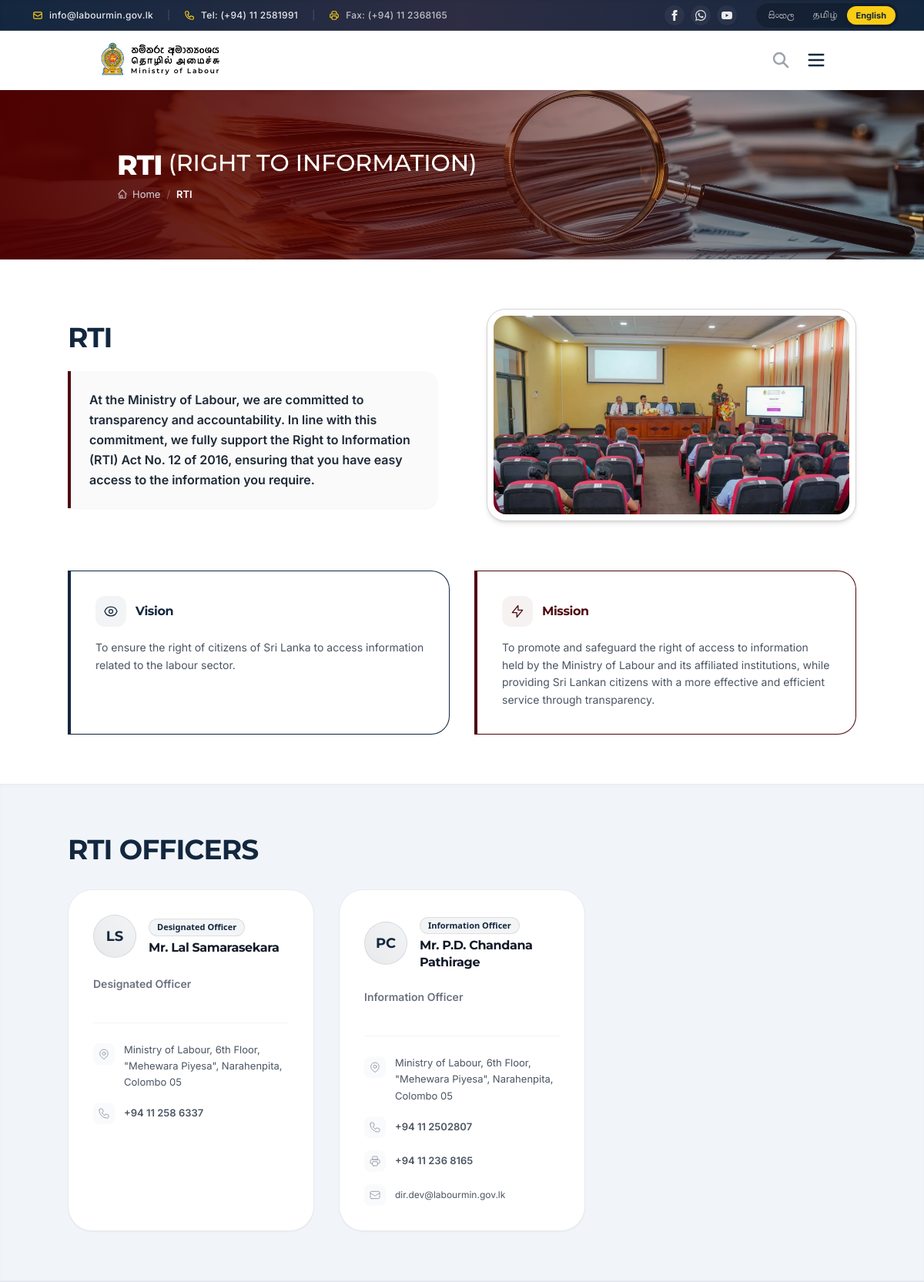
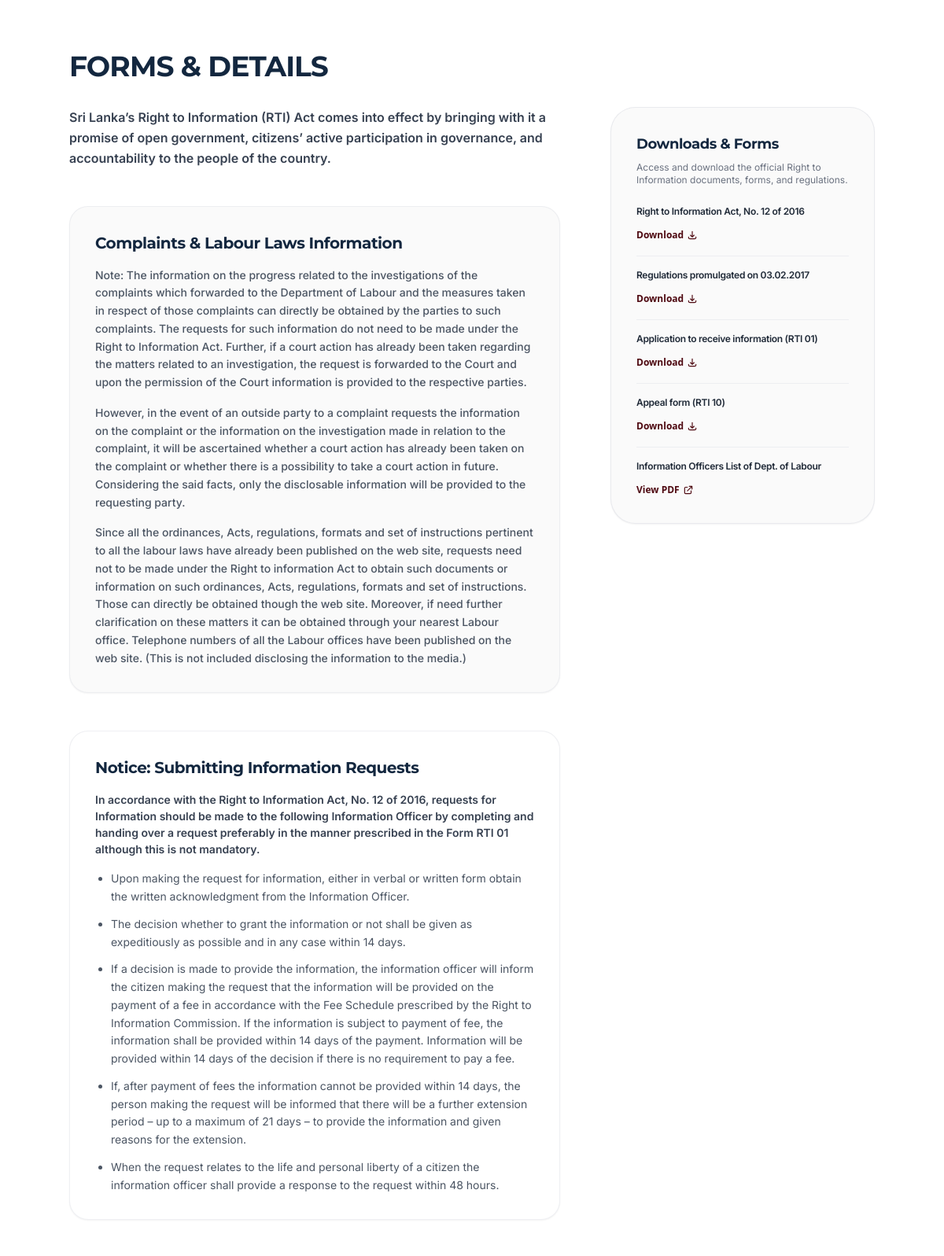
Screenshot of /rti.php (upper part) with the database file from the repository (2 pictures, top to bottom).
### tables this page shows
CREATE TABLE `officials` (
  `id` int(11) NOT NULL AUTO_INCREMENT,
  `category` enum('top','division') NOT NULL,
  `top_role` enum('minister','deputy_minister','secretary') DEFAULT NULL,
  `division_id` int(11) DEFAULT NULL,
  `title` varchar(150) NOT NULL,
  `title_si` varchar(255) DEFAULT NULL,
  `title_ta` varchar(255) DEFAULT NULL,
  `name` varchar(150) NOT NULL,
  `name_si` varchar(255) DEFAULT NULL,
  `name_ta` varchar(255) DEFAULT NULL,
  `email` varchar(150) DEFAULT NULL,
  `phone` varchar(50) DEFAULT NULL,
  `fax` varchar(50) DEFAULT NULL,
  `image_path` varchar(255) DEFAULT NULL,
  `sort_order` int(11) NOT NULL DEFAULT 0,
  `is_active` tinyint(1) NOT NULL DEFAULT 1,
  `created_at` timestamp NULL DEFAULT current_timestamp(),
  `updated_at` timestamp NULL DEFAULT current_timestamp() ON UPDATE current_timestamp(),
  PRIMARY KEY (`id`),
  KEY `division_id` (`division_id`),
  CONSTRAINT `officials_division_fk` FOREIGN KEY (`division_id`) REFERENCES `divisions` (`id`) ON DELETE SET NULL
);

### rti.php (the view, shortened to what the rows shown need)
<?php
require_once 'admin/includes/db.php';
$rti_division = $pdo->query("SELECT id FROM divisions WHERE slug = 'rti-officers'")->fetchColumn();
$rti_officers_raw = [];
if ($rti_division) {
    $stmt = $pdo->prepare("SELECT * FROM officials WHERE division_id = ? AND is_active = 1 ORDER BY sort_order ASC, id ASC");
    $stmt->execute([$rti_division]);
    $rti_officers_raw = $stmt->fetchAll(PDO::FETCH_ASSOC);
}
$officers_list = [
    'designated' => [],
    'information' => [],
    'central' => []
];
$ministry_address = [
    'en' => 'Ministry of Labour, 6th Floor, "Mehewara Piyesa", Narahenpita, Colombo 05',
    'si' => 'කම්කරු අමාත්‍යංශය, හයවන මහල, “මෙහෙවර පියෙස”, නාරාහේන්පිට, කොළඹ 05',
    'ta' => 'தொழில் அமைச்சு, 6வது மாடி, "மெஹெவர பியச", நாரஹேன்பிட்ட, கொழும்பு 05'
];
foreach ($rti_officers_raw as $officer) {
    $title_lower = strtolower($officer['title']);
    $type = 'information';
    if (strpos($title_lower, 'designated') !== false) {
        $type = 'designated';
    } elseif (strpos($title_lower, 'central') !== false) {
        $type = 'central';
    }
    $address = $ministry_address[$current_lang];
    $name = !empty($officer['name_' . $current_lang]) ? $officer['name_' . $current_lang] : $officer['name'];
    $designation = !empty($officer['title_' . $current_lang]) ? $officer['title_' . $current_lang] : $officer['title'];
    $officers_list[$type][] = [
        'name' => $name,
        'name_en' => $officer['name'],
        'designation' => $designation,
        'address' => $address,
        'tel' => $officer['phone'],
        'fax' => $officer['fax'],
        'email' => $officer['email'],
    ];
}
if (!function_exists('get_initials')) {
    function get_initials(string $name): string {
        $clean_name = preg_replace('/^(Mr\.|Mrs\.|Ms\.|Dr\.|Prof\.|Rev\.)\s+/i', '', $name);
        $words = explode(' ', trim($clean_name));
        $initials = '';
        foreach ($words as $w) {
            if (mb_strlen($w) > 0) {
                $initials .= mb_substr($w, 0, 1);
                if (mb_strlen($initials) >= 2) break;
            }
        }
        return mb_strtoupper($initials);
    }
}
include 'includes/header.php';
$page_title = 'RTI <span class="text-2xl md:text-3xl font-medium tracking-normal pb-1">' . t('rti_sub_title', '(Right to Information)') . '</span>';
include 'includes/sub-hero.php';
?>
<section class="py-12 md:py-16 px-4 md:px-16 bg-white overflow-hidden">
    <div class="container mx-auto">
        <div class="flex flex-col lg:flex-row gap-12 lg:gap-16 items-center mb-16">
            <div class="w-full lg:w-1/2" data-aos="fade-right">
                <h2 class="text-2xl sm:text-3xl md:text-4xl font-bold text-primary font-montserrat tracking-tight uppercase mb-6 notranslate"><?= t('rti', 'Right to Information') ?></h2>
            </div>
        </div>
    </div>
</section>
<section class="py-12 md:py-16 px-4 md:px-16 bg-[#F1F5F9] border-t border-b border-slate-200/80 shadow-[inset_0_2px_4px_rgba(0,0,0,0.02)]">
    <div class="container mx-auto">
        <h2 class="text-2xl sm:text-3xl md:text-4xl font-bold text-primary font-montserrat tracking-tight uppercase mb-8 text-center md:text-left notranslate" data-aos="fade-up">
            <?= t('rti_officers_title', 'RTI Officers') ?>
        </h2>
        <div class="grid grid-cols-1 md:grid-cols-2 lg:grid-cols-3 gap-8" data-aos="fade-up" data-aos-delay="100">
            <?php foreach (['designated', 'information', 'central'] as $type): ?>
                <?php foreach ($officers_list[$type] as $officer): ?>
                    <div class="bg-white rounded-[32px] border border-gray-200/80 p-6 md:p-8 shadow-sm hover:shadow-md hover:-translate-y-1 transform transition-all duration-300 flex flex-col justify-between h-full group">
                        <div>
                            <div class="flex items-center gap-4 mb-6">
                                <div class="w-14 h-14 rounded-full bg-gradient-to-tr from-primary/10 to-primary/5 text-primary border border-primary/10 flex items-center justify-center font-montserrat font-bold text-lg shrink-0 group-hover:scale-105 transition-transform duration-300 notranslate" translate="no">
                                    <?= htmlspecialchars(get_initials($officer['name_en'])) ?>
                                </div>
                                <div>
                                    <span class="inline-flex items-center px-2.5 py-0.5 rounded-full text-[11px] font-semibold bg-primary/5 text-primary border border-primary/10 mb-1 notranslate">
                                        <?= t('rti_' . $type . '_officer') ?>
                                    </span>
                                    <h3 class="text-base font-bold font-montserrat text-gray-900 leading-snug">
                                        <?= htmlspecialchars($officer['name']) ?>
                                    </h3>
                                </div>
                            </div>
                            <p class="text-xs md:text-sm font-inter text-gray-500 font-semibold mb-6 min-h-[36px]">
                                <?= htmlspecialchars($officer['designation']) ?>
                            </p>
                            <?php if (!empty($officer['address']) || !empty($officer['tel']) || !empty($officer['fax']) || !empty($officer['email'])): ?>
                            <div class="space-y-4 border-t border-gray-100 pt-6 font-inter text-[13px] text-gray-600">
                                <?php if (!empty($officer['address'])): ?>
                                <div class="flex items-start gap-3">
                                    <div class="w-7 h-7 rounded-lg bg-gray-50 flex items-center justify-center shrink-0 text-gray-400 mt-0.5">
                                    </div>
                                    <span class="notranslate leading-relaxed"><?= nl2br(htmlspecialchars($officer['address'])) ?></span>
                                </div>
                                <?php endif; ?>
                                <?php if (!empty($officer['tel'])): ?>
                                <div class="flex items-center gap-3">
                                    <div class="w-7 h-7 rounded-lg bg-gray-50 flex items-center justify-center shrink-0 text-gray-400">
                                    </div>
                                    <a href="tel:<?= htmlspecialchars(str_replace(' ', '', $officer['tel'])) ?>" class="hover:text-secondary transition-colors notranslate font-semibold">
                                        <?= htmlspecialchars($officer['tel']) ?>
                                    </a>
                                </div>
                                <?php endif; ?>
                                <?php if (!empty($officer['fax'])): ?>
                                <div class="flex items-center gap-3">
                                    <div class="w-7 h-7 rounded-lg bg-gray-50 flex items-center justify-center shrink-0 text-gray-400">
                                    </div>
                                    <span class="notranslate font-semibold"><?= htmlspecialchars($officer['fax']) ?></span>
                                </div>
                                <?php endif; ?>
                                <?php if (!empty($officer['email'])): ?>
                                <div class="flex items-center gap-3">
                                    <div class="w-7 h-7 rounded-lg bg-gray-50 flex items-center justify-center shrink-0 text-gray-400">
                                        <svg class="w-4 h-4" fill="none" stroke="currentColor" viewBox="0 0 24 24" xmlns="http://www.w3.org/2000/svg">
                                            <path stroke-linecap="round" stroke-linejoin="round" stroke-width="1.5" d="M3 8l7.89 5.26a2 2 0 002.22 0L21 8M5 19h14a2 2 0 002-2V7a2 2 0 00-2-2H5a2 2 0 00-2 2v10a2 2 0 002 2z"></path>
                                        </svg>
                                    </div>
                                    <a href="mailto:<?= htmlspecialchars($officer['email']) ?>" class="hover:text-secondary transition-colors notranslate text-xs break-all">
                                        <?= htmlspecialchars($officer['email']) ?>
                                    </a>
                                </div>
                                <?php endif; ?>
                            </div>
                            <?php endif; ?>
                        </div>
                    </div>
                <?php endforeach; ?>
            <?php endforeach; ?>
        </div>
    </div>
</section>
<section class="py-12 md:py-16 px-4 md:px-16 bg-white border-t border-gray-200">
    <div class="container mx-auto">
        <h2 class="text-2xl sm:text-3xl md:text-4xl font-bold text-primary font-montserrat tracking-tight uppercase mb-8 text-center md:text-left notranslate" data-aos="fade-up">
            <?= t('rti_section_title', 'Forms & Details') ?>
        </h2>
    </div>
</section>
<?php include 'includes/footer.php'; ?>

### rows the page displays
officials: name "LS", title "Designated Officer", name "Mr. Lal Samarasekara", address "Ministry of Labour, 6th Floor, \"Mehewara Piyesa\", Narahenpita, Colombo 05", phone "+94 11 258 6337"
officials: name "PC", title "Information Officer", name "Mr. P.D. Chandana Pathirage", address "Ministry of Labour, 6th Floor, \"Mehewara Piyesa\", Narahenpita, Colombo 05", phone "+94 11 2502807", fax "+94 11 236 8165", email "dir.dev@labourmin.gov.lk"

### other values shown
t('topbar_tel') "Tel: (+94) 11 2581991"
t('topbar_fax') "Fax: (+94) 11 2368165"
t('rti_sub_title', '(Right to Information)') "(RIGHT TO INFORMATION)"
t('home') "Home"
$crumb_label "RTI"
t('rti', 'Right to Information') "RTI"
t('rti_vision_title', 'Vision') "Vision"
t('rti_vision') "To ensure the right of citizens of Sri Lanka to access information related to the labour sector."
t('rti_mission_title', 'Mission') "Mission"
t('rti_officers_title', 'RTI Officers') "RTI OFFICERS"
t('rti_section_title', 'Forms & Details') "FORMS & DETAILS"
t('rti_complaints_title', 'Complaints & Labour Laws Information') "Complaints & Labour Laws Information"
t('rti_request_title', 'Notice: Submitting Information Requests') "Notice: Submitting Information Requests"
t('rti_request_list_1') "Upon making the request for information, either in verbal or written form obtain the written acknowledgment from the Information Officer."
t('rti_request_list_2') "The decision whether to grant the information or not shall be given as expeditiously as possible and in any case within 14 days."
